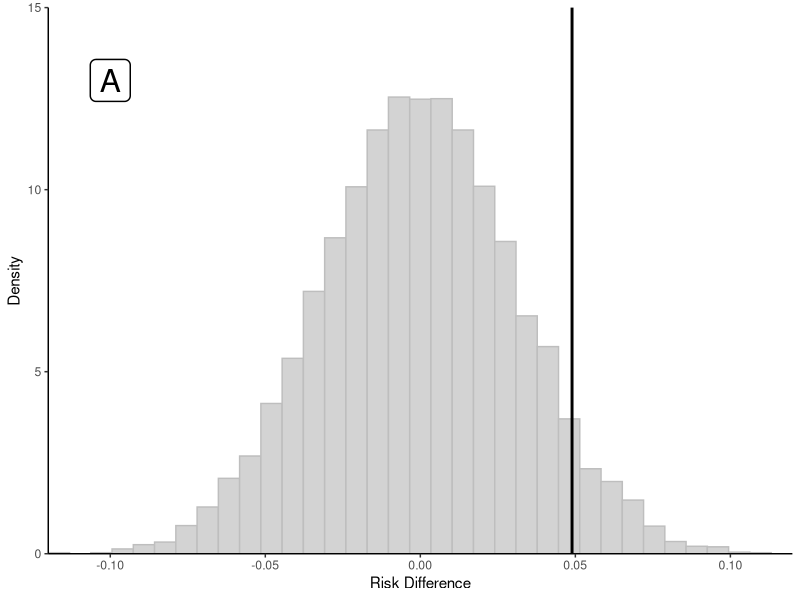
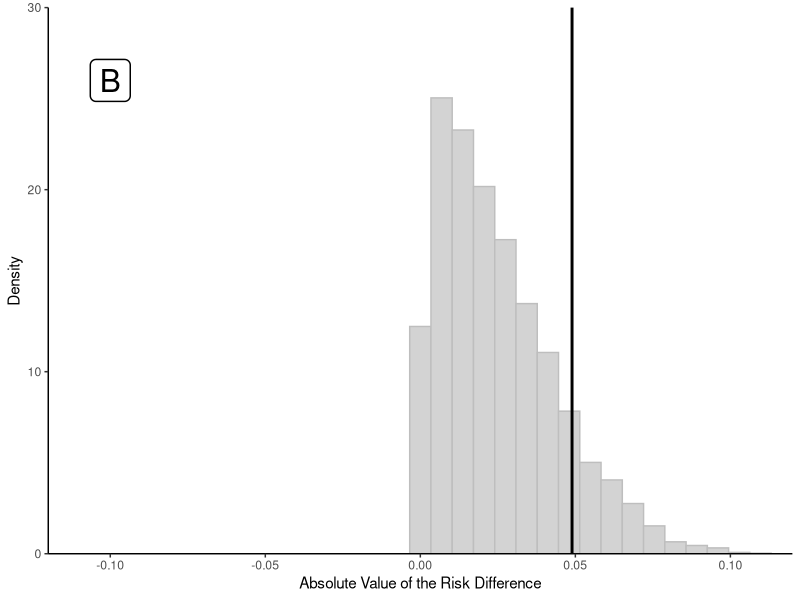

The R source for these figures, in order:

#######################################################################################################
#
# Purpose: To show how simulation can be used to demonstrate the definition of a p-value
#
# Author: Jacqueline E. Rudolph
#
# Required packages: ggplot2
#
# Last Updated: 09 Jun 2020
#
#######################################################################################################

##Load in necessary packages

packages <- c("ggplot2")
for (package in packages) {
  library(package, character.only=T)
}


##Set up the simulation

reps <- 10000       #Number of permutations
n <- 1000           #Number of individuals in each sample

set.seed(123)
rd <- rep(NA,reps)  #Vector to hold risk difference results

  #Simulate randomized treatment, with P(X=1)=0.5
  x <- rbinom(n, 1, 0.5)

  #Simulate binary outcome affected by treatment
  #P(Y=1)=0.5 and the RD for X is 0.05
  p.y <- 0.5 + 0.05*x - 0.05*0.5
  y <- rbinom(n, 1, p.y)

  #Estimate the RD for X and its p-value
  res <- glm(y ~ x, family=gaussian(link="identity"))
  rd_est <- summary(res)$coefficients[2]
  rd_pvalue <- summary(res)$coefficients[8]

  #Estimate the distribution of RDs under the null hypothesis that RD=0 
    #Randomly assign a new exposure to each individual, still with P(X'=1)=0.5
    #For this new exposure, estimate the RD on the original outcome
  for (i in 1:reps){
    #Draw new randomized exposure
    x_new <- rbinom(n, 1, 0.5)

    #Using new exposure and original outcome, estimate the RD and save its value in the rd vector
    rd[i] <- summary(glm(y ~ x_new, family=gaussian(link="identity")))$coefficients[2]
  }
  
  #Calculate the one-sided  p-value, by taking the proportion of reps
  #that had a RD greater than the RD from the original sample
  prop1 <- sum(rd > rd_est)/reps
  
  #Calculate the two-sided p-value, by taking the proportion of reps
  #that had a RD more extreme than the RD from the original sample
    #In other words, the absolute value of the RD was greater than the original RD
  prop2 <- sum(abs(rd) > rd_est)/reps
  
  
##Visualize the results

thm <- theme_classic() +
  theme(
    legend.position = "bottom",
    legend.background = element_rect(fill = "transparent", colour = NA),
    legend.key = element_rect(fill = "transparent", colour = NA)
  )

    #One-sided p-value
    ggplot() +
      geom_histogram(aes(rd, stat(density)), bins=36, color="gray", fill="lightgray") +
      geom_vline(xintercept=rd_est, color="black", size=1) +
      geom_label(aes(x=-0.1, y=13, label="A"), size=8, label.size=0.5) +
      xlab("Risk Difference") + scale_x_continuous(expand=c(0, 0), limits=c(-0.12, 0.12)) +  
      ylab("Density") + scale_y_continuous(expand=c(0, 0), limits=c(0, 15)) + thm

    #Two-sided p-value
    ggplot() +
      geom_histogram(aes(abs(rd), stat(density)), bins=36, color="gray", fill="lightgray") +
      geom_vline(xintercept=rd_est, color="black", size=1) +
      geom_label(aes(x=-0.1, y=26, label="B"), size=8, label.size=0.5) +
      xlab("Absolute Value of the Risk Difference") + scale_x_continuous(expand=c(0, 0), limits=c(-0.12, 0.12)) + 
      ylab("Density") + scale_y_continuous(expand=c(0, 0), limits=c(0, 30)) + thm
